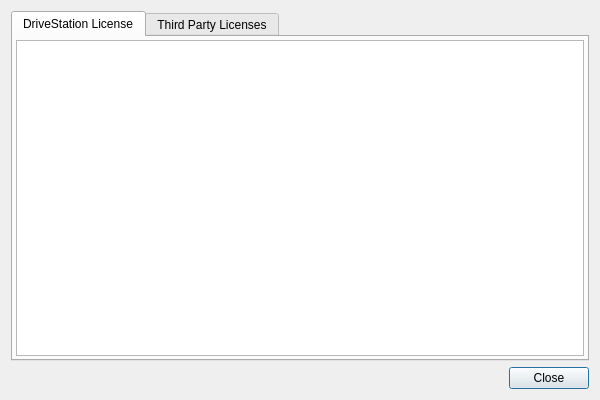
<?xml version="1.0" encoding="UTF-8"?>
<ui version="4.0">
 <class>AboutDialog</class>
 <widget class="QDialog" name="AboutDialog">
  <property name="geometry">
   <rect>
    <x>0</x>
    <y>0</y>
    <width>600</width>
    <height>400</height>
   </rect>
  </property>
  <property name="windowTitle">
   <string>Dialog</string>
  </property>
  <layout class="QVBoxLayout" name="verticalLayout">
   <item>
    <widget class="QTabWidget" name="tabs">
     <property name="currentIndex">
      <number>0</number>
     </property>
     <widget class="QWidget" name="tab">
      <attribute name="title">
       <string>DriveStation License</string>
      </attribute>
      <layout class="QVBoxLayout" name="verticalLayout_2">
       <property name="spacing">
        <number>0</number>
       </property>
       <property name="leftMargin">
        <number>3</number>
       </property>
       <property name="topMargin">
        <number>3</number>
       </property>
       <property name="rightMargin">
        <number>3</number>
       </property>
       <property name="bottomMargin">
        <number>3</number>
       </property>
       <item>
        <widget class="QTextEdit" name="txt_license">
         <property name="horizontalScrollBarPolicy">
          <enum>Qt::ScrollBarAsNeeded</enum>
         </property>
         <property name="undoRedoEnabled">
          <bool>false</bool>
         </property>
         <property name="lineWrapMode">
          <enum>QTextEdit::WidgetWidth</enum>
         </property>
         <property name="readOnly">
          <bool>true</bool>
         </property>
         <property name="textInteractionFlags">
          <set>Qt::LinksAccessibleByMouse|Qt::TextSelectableByMouse</set>
         </property>
        </widget>
       </item>
      </layout>
     </widget>
     <widget class="QWidget" name="tab_2">
      <attribute name="title">
       <string>Third Party Licenses</string>
      </attribute>
      <layout class="QVBoxLayout" name="verticalLayout_3">
       <property name="spacing">
        <number>0</number>
       </property>
       <property name="leftMargin">
        <number>3</number>
       </property>
       <property name="topMargin">
        <number>3</number>
       </property>
       <property name="rightMargin">
        <number>3</number>
       </property>
       <property name="bottomMargin">
        <number>3</number>
       </property>
       <item>
        <widget class="QTextEdit" name="txt_third_party">
         <property name="horizontalScrollBarPolicy">
          <enum>Qt::ScrollBarAsNeeded</enum>
         </property>
         <property name="undoRedoEnabled">
          <bool>false</bool>
         </property>
         <property name="lineWrapMode">
          <enum>QTextEdit::WidgetWidth</enum>
         </property>
         <property name="readOnly">
          <bool>true</bool>
         </property>
         <property name="textInteractionFlags">
          <set>Qt::LinksAccessibleByMouse|Qt::TextSelectableByMouse</set>
         </property>
        </widget>
       </item>
      </layout>
     </widget>
    </widget>
   </item>
   <item>
    <widget class="QDialogButtonBox" name="buttonBox">
     <property name="orientation">
      <enum>Qt::Horizontal</enum>
     </property>
     <property name="standardButtons">
      <set>QDialogButtonBox::Close</set>
     </property>
    </widget>
   </item>
  </layout>
 </widget>
 <resources/>
 <connections>
  <connection>
   <sender>buttonBox</sender>
   <signal>accepted()</signal>
   <receiver>AboutDialog</receiver>
   <slot>accept()</slot>
   <hints>
    <hint type="sourcelabel">
     <x>248</x>
     <y>254</y>
    </hint>
    <hint type="destinationlabel">
     <x>157</x>
     <y>274</y>
    </hint>
   </hints>
  </connection>
  <connection>
   <sender>buttonBox</sender>
   <signal>rejected()</signal>
   <receiver>AboutDialog</receiver>
   <slot>reject()</slot>
   <hints>
    <hint type="sourcelabel">
     <x>316</x>
     <y>260</y>
    </hint>
    <hint type="destinationlabel">
     <x>286</x>
     <y>274</y>
    </hint>
   </hints>
  </connection>
 </connections>
</ui>
